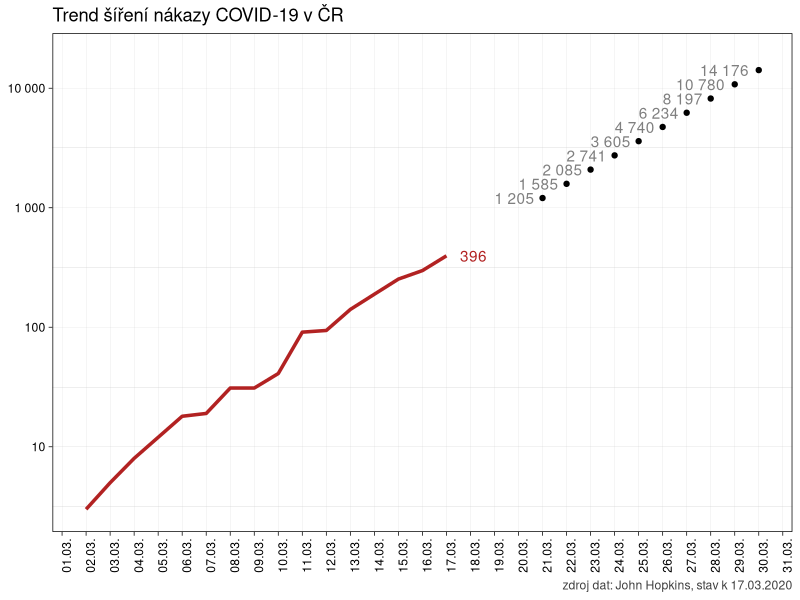
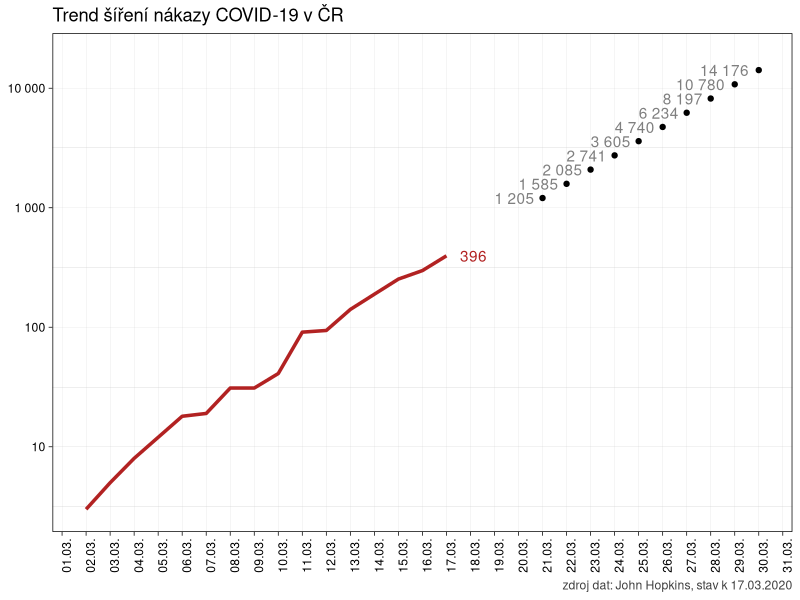
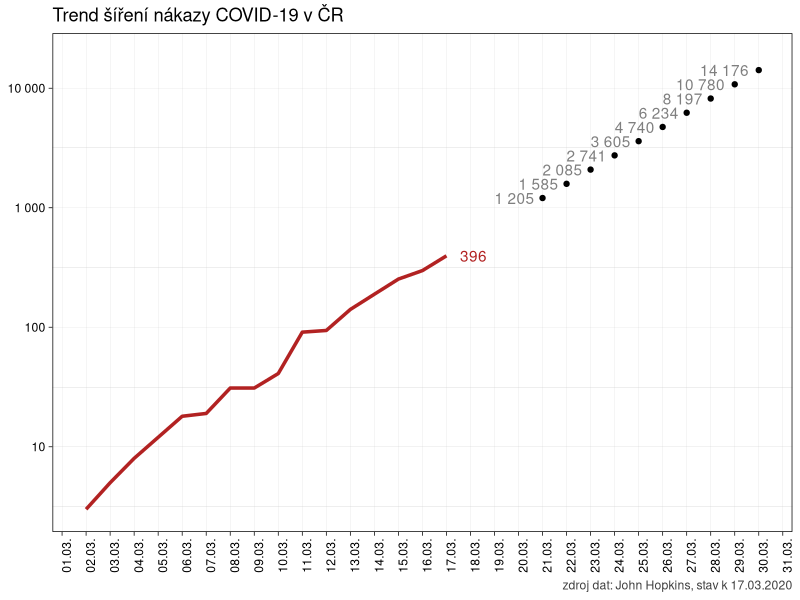

These figures' R source, in order:
# vytvořit a uložit graf jako obrázek

library(tidyverse)

pdf.options(encoding = "ISOLatin2") # aby nepadal pandoc na konverzi češtiny v nadpisech grafů

clean_data <- read_csv2("./data/raw_data.csv") %>%
  filter(zeme == "Czechia" & pocet > 0) %>%
  mutate(den = lubridate::day(datum))

trend <- nls(pocet ~ a * (1 + r)^(den),
  data = subset(clean_data, den < 21),
  start = list(a = 1, r = .01)
)

budoucnost <- data.frame(den = 21:31)

predpoved <- data.frame(
  datum = c(as.Date("2020-03-21"):as.Date("2020-03-31")) %>% as.Date(origin = as.Date("1970-01-01")),
  pocet = predict(trend, newdata = budoucnost)
)

ggplot(data = clean_data, aes(x = datum, y = pocet)) +
#  geom_smooth(method = "lm", se = F, lwd = .5, fullrange = T, color = "gray80") +
  geom_line(color = "firebrick", lwd = 1.2) +
  geom_text(
    data = predpoved, aes(
      x = datum, y = pocet,
      label = formatC(pocet, big.mark = " ", format = "f", digits = 0)
    ),
    hjust = 1.2,
    color = "gray50"
  ) +
  geom_point(data = predpoved, aes(
    x = datum, y = pocet))+
  geom_text(data = slice(clean_data, which.max(datum)), aes(
    x = datum, y = pocet,
    label = pocet
  ), hjust = -.5, color = "firebrick") +
  labs(
    title = "Trend šíření nákazy COVID-19 v ČR",
    color = "Počet nakažených",
    caption = paste("zdroj dat: John Hopkins, stav k", max(clean_data$datum) %>%
      format(format = "%d.%m.%Y"))
  ) +
  scale_x_date(
    date_breaks = "1 day",
    minor_breaks = NULL,
    labels = scales::date_format(format = "%d.%m."),
    limits = as.Date(c("2020-03-02", "2020-03-30"))
  ) +
  scale_y_log10(labels = scales::number_format()) +
  theme_linedraw() +
  theme(
    axis.text.x = element_text(angle = 90),
    axis.title = element_blank(),
    panel.grid.major = element_line(color = "gray75"),
    plot.caption = element_text(color = "gray25")
  )

ggsave("./img/obrazek.pdf", dpi = 300, units = "cm", width = 25, height = 16)
ggsave("./img/obrazek.png", dpi = 300, units = "cm", width = 25, height = 16)
